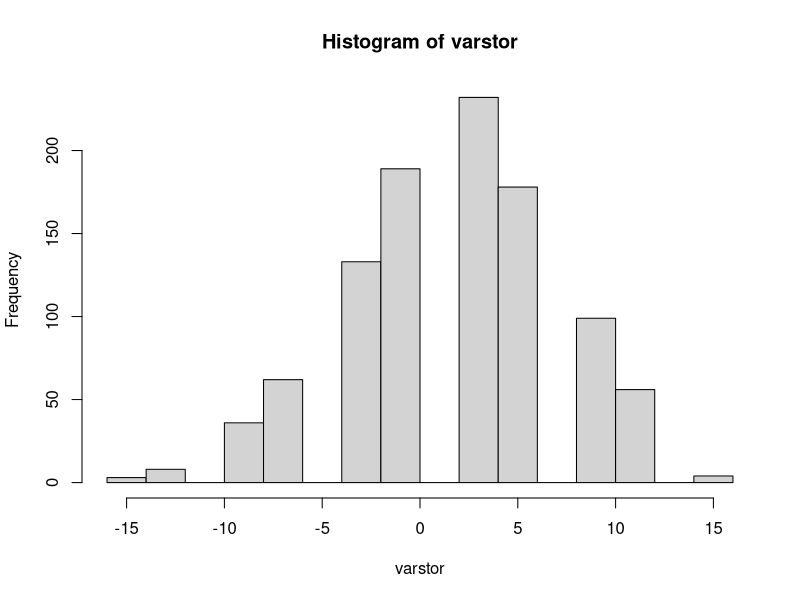

Write R code to recreate this figure.
## ---- chunk 1
knitr::opts_chunk$set(echo = TRUE)
## ---- chunk 2
require(tidyverse)

## ---- chunk 3
days=1:365
count=15
repeatn=1000
varstor=numeric()
for (j in 1:repeatn){
brownlow = 0
for (i in 1:count) {
  sam=sample(days,size=30,replace = T)
  y=duplicated(sam)
  if (sum(y)>0) brownlow=brownlow+1
  else brownlow = brownlow - 2
}
varstor[j]=brownlow
}
hist(varstor)
var(varstor)
print(mean(varstor))

## ---- chunk 4
vSorted = sort(varstor)
print(vSorted[50])
print(vSorted[950])
